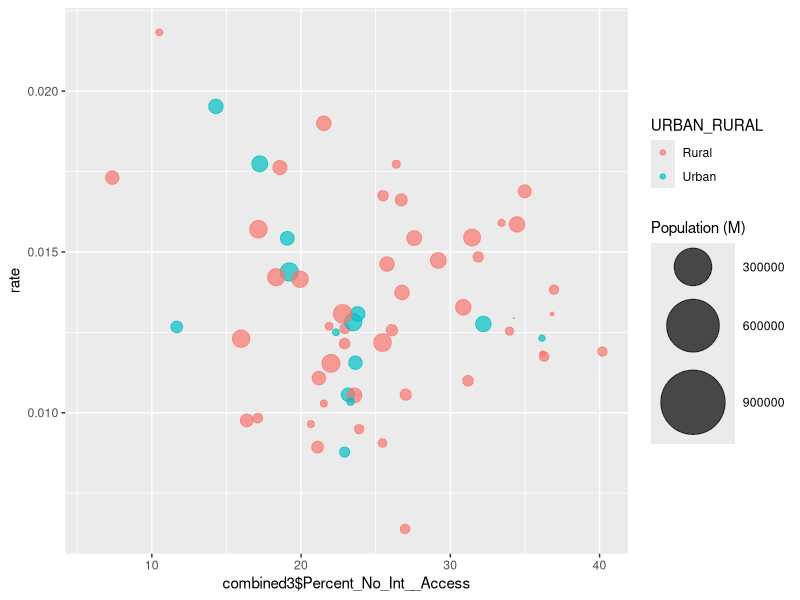

The R source for this figure:
library(tidyverse)

# Read in the internet data and select only relevant columns
internet <- read.csv("NC_Broadband_Indices.csv")
internet1 <- internet %>% filter(YEAR == "2019" ) %>% select(NAME_LOCAS,Percent_Ages_18_34, Percent_No_Int__Access, Percent_Poverty, Percent_Lim__English, Percent_No_Comp__Devices  )

# Read in the UNC Enrollment data
enrollment <- read.csv("overallunc.csv")
enrollment2 <- enrollment %>% filter(X == "Student Headcount") %>% select("County", "Fall.2019")

#Join the two data frames by county name
combined <- inner_join(enrollment2, internet1, by = setNames('NAME_LOCAS', 'County')) 
                       
# Enrollment numbers were not numbers so convert them
combined$Fall.2019 = as.character(combined$Fall.2019)
combined$Fall.2019 = as.numeric(combined$Fall.2019)

# Read in the population data by county and join it with the merged data set
popdata <- read.csv("popdata2.csv")
combined2 <- inner_join(combined, popdata, by = setNames('AreaName', 'County')) 

# Read in the county type date
classification <- read.csv("urbanruralclass.csv")

# Add a classification column to the combined data
combined3 <- inner_join(combined2, classification, by = setNames("COUNTYNAME", "County"))


# Create a new variable for the percent of county residents enrolled in 4 year institutions
rate_of_admit <- combined3$Fall.2019/combined2$Population
combined3$rate <- rate_of_admit


# Plot the % of internet available vs the rate of enrollment
ggplot(data = combined3, aes(x=combined3$Percent_No_Int__Access, y=rate, size = Population, color = URBAN_RURAL )) + 
  geom_point(alpha=0.7) + 
  scale_size(range = c(.1, 24), name="Population (M)")
